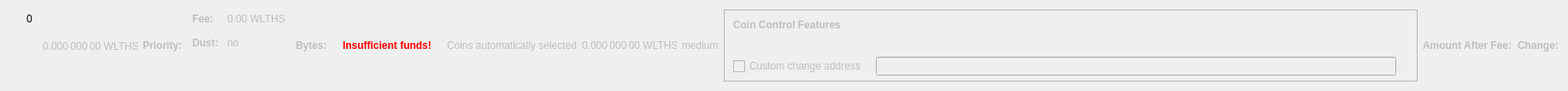
    <widget class="QWidget" name="dummyHideWidget" native="true">
     <property name="maximumSize">
      <size>
       <width>100</width>
       <height>22</height>
      </size>
     </property>
     <layout class="QHBoxLayout" name="dummyHideLayout">
      <item>
       <layout class="QFormLayout" name="formLayoutCoinControl1">
        <property name="horizontalSpacing">
         <number>10</number>
        </property>
        <property name="verticalSpacing">
         <number>14</number>
        </property>
        <property name="leftMargin">
         <number>10</number>
        </property>
        <property name="topMargin">
         <number>4</number>
        </property>
        <property name="rightMargin">
         <number>6</number>
        </property>
        <item row="0" column="1">
         <widget class="QLabel" name="labelCoinControlBytes">
          <property name="cursor">
           <cursorShape>IBeamCursor</cursorShape>
          </property>
          <property name="contextMenuPolicy">
           <enum>Qt::ActionsContextMenu</enum>
          </property>
          <property name="text">
           <string notr="true">0</string>
          </property>
          <property name="textInteractionFlags">
           <set>Qt::LinksAccessibleByMouse|Qt::TextSelectableByKeyboard|Qt::TextSelectableByMouse</set>
          </property>
         </widget>
        </item>
       </layout>
      </item>
      <item>
       <widget class="QLabel" name="labelCoinControlAfterFee">
        <property name="enabled">
         <bool>false</bool>
        </property>
        <property name="sizePolicy">
         <sizepolicy hsizetype="Fixed" vsizetype="Fixed">
          <horstretch>0</horstretch>
          <verstretch>0</verstretch>
         </sizepolicy>
        </property>
        <property name="minimumSize">
         <size>
          <width>111</width>
          <height>12</height>
         </size>
        </property>
        <property name="maximumSize">
         <size>
          <width>111</width>
          <height>12</height>
         </size>
        </property>
        <property name="cursor">
         <cursorShape>IBeamCursor</cursorShape>
        </property>
        <property name="contextMenuPolicy">
         <enum>Qt::ActionsContextMenu</enum>
        </property>
        <property name="text">
         <string notr="true">0.000 000 00 WLTHS</string>
        </property>
        <property name="textInteractionFlags">
         <set>Qt::LinksAccessibleByMouse|Qt::TextSelectableByKeyboard|Qt::TextSelectableByMouse</set>
        </property>
       </widget>
      </item>
      <item>
       <widget class="QLabel" name="labelCoinControlPriorityText">
        <property name="enabled">
         <bool>false</bool>
        </property>
        <property name="font">
         <font>
          <weight>75</weight>
          <bold>true</bold>
         </font>
        </property>
        <property name="text">
         <string>Priority:</string>
        </property>
       </widget>
      </item>
      <item>
       <layout class="QHBoxLayout" name="horizontalLayout"/>
      </item>
      <item>
       <layout class="QFormLayout" name="formLayoutCoinControl3">
        <property name="horizontalSpacing">
         <number>10</number>
        </property>
        <property name="verticalSpacing">
         <number>14</number>
        </property>
        <property name="leftMargin">
         <number>6</number>
        </property>
        <property name="topMargin">
         <number>4</number>
        </property>
        <property name="rightMargin">
         <number>6</number>
        </property>
        <item row="0" column="0">
         <widget class="QLabel" name="labelCoinControlFeeText">
          <property name="enabled">
           <bool>false</bool>
          </property>
          <property name="font">
           <font>
            <weight>75</weight>
            <bold>true</bold>
           </font>
          </property>
          <property name="text">
           <string>Fee:</string>
          </property>
          <property name="margin">
           <number>0</number>
          </property>
         </widget>
        </item>
        <item row="0" column="1">
         <widget class="QLabel" name="labelCoinControlFee">
          <property name="enabled">
           <bool>false</bool>
          </property>
          <property name="cursor">
           <cursorShape>IBeamCursor</cursorShape>
          </property>
          <property name="contextMenuPolicy">
           <enum>Qt::ActionsContextMenu</enum>
          </property>
          <property name="text">
           <string notr="true">0.00 WLTHS</string>
          </property>
          <property name="textInteractionFlags">
           <set>Qt::LinksAccessibleByMouse|Qt::TextSelectableByKeyboard|Qt::TextSelectableByMouse</set>
          </property>
         </widget>
        </item>
        <item row="1" column="0">
         <widget class="QLabel" name="labelCoinControlLowOutputText">
          <property name="enabled">
           <bool>false</bool>
          </property>
          <property name="font">
           <font>
            <weight>75</weight>
            <bold>true</bold>
           </font>
          </property>
          <property name="text">
           <string>Dust:</string>
          </property>
         </widget>
        </item>
        <item row="1" column="1">
         <widget class="QLabel" name="labelCoinControlLowOutput">
          <property name="enabled">
           <bool>false</bool>
          </property>
          <property name="cursor">
           <cursorShape>IBeamCursor</cursorShape>
          </property>
          <property name="contextMenuPolicy">
           <enum>Qt::ActionsContextMenu</enum>
          </property>
          <property name="text">
           <string>no</string>
          </property>
          <property name="textInteractionFlags">
           <set>Qt::LinksAccessibleByMouse|Qt::TextSelectableByKeyboard|Qt::TextSelectableByMouse</set>
          </property>
         </widget>
        </item>
       </layout>
      </item>
      <item>
       <widget class="QLabel" name="labelCoinControlBytesText">
        <property name="enabled">
         <bool>false</bool>
        </property>
        <property name="font">
         <font>
          <weight>75</weight>
          <bold>true</bold>
         </font>
        </property>
        <property name="text">
         <string>Bytes:</string>
        </property>
       </widget>
      </item>
      <item>
       <layout class="QFormLayout" name="formLayoutCoinControl2">
        <property name="horizontalSpacing">
         <number>10</number>
        </property>
        <property name="verticalSpacing">
         <number>14</number>
        </property>
        <property name="leftMargin">
         <number>6</number>
        </property>
        <property name="topMargin">
         <number>4</number>
        </property>
        <property name="rightMargin">
         <number>6</number>
        </property>
       </layout>
      </item>
      <item>
       <layout class="QHBoxLayout" name="horizontalLayoutCoinControl2">
        <property name="spacing">
         <number>8</number>
        </property>
        <property name="bottomMargin">
         <number>10</number>
        </property>
       </layout>
      </item>
      <item>
       <widget class="QLabel" name="labelCoinControlInsuffFunds">
        <property name="enabled">
         <bool>false</bool>
        </property>
        <property name="minimumSize">
         <size>
          <width>0</width>
          <height>0</height>
         </size>
        </property>
        <property name="font">
         <font>
          <weight>75</weight>
          <bold>true</bold>
         </font>
        </property>
        <property name="styleSheet">
         <string notr="true">color:red;font-weight:bold;</string>
        </property>
        <property name="text">
         <string>Insufficient funds!</string>
        </property>
        <property name="margin">
         <number>5</number>
        </property>
       </widget>
      </item>
      <item>
       <layout class="QFormLayout" name="formLayoutCoinControl4">
        <property name="horizontalSpacing">
         <number>10</number>
        </property>
        <property name="verticalSpacing">
         <number>14</number>
        </property>
        <property name="leftMargin">
         <number>6</number>
        </property>
        <property name="topMargin">
         <number>4</number>
        </property>
        <property name="rightMargin">
         <number>6</number>
        </property>
       </layout>
      </item>
      <item>
       <widget class="QLabel" name="labelCoinControlAutomaticallySelected">
        <property name="enabled">
         <bool>false</bool>
        </property>
        <property name="sizePolicy">
         <sizepolicy hsizetype="Fixed" vsizetype="Fixed">
          <horstretch>0</horstretch>
          <verstretch>0</verstretch>
         </sizepolicy>
        </property>
        <property name="minimumSize">
         <size>
          <width>0</width>
          <height>0</height>
         </size>
        </property>
        <property name="maximumSize">
         <size>
          <width>240</width>
          <height>16777215</height>
         </size>
        </property>
        <property name="text">
         <string>Coins automatically selected</string>
        </property>
        <property name="margin">
         <number>5</number>
        </property>
       </widget>
      </item>
      <item>
       <widget class="QLabel" name="labelCoinControlChange">
        <property name="enabled">
         <bool>false</bool>
        </property>
        <property name="sizePolicy">
         <sizepolicy hsizetype="Fixed" vsizetype="Fixed">
          <horstretch>0</horstretch>
          <verstretch>0</verstretch>
         </sizepolicy>
        </property>
        <property name="minimumSize">
         <size>
          <width>111</width>
          <height>0</height>
         </size>
        </property>
        <property name="maximumSize">
         <size>
          <width>111</width>
          <height>16777215</height>
         </size>
        </property>
        <property name="cursor">
         <cursorShape>IBeamCursor</cursorShape>
        </property>
        <property name="contextMenuPolicy">
         <enum>Qt::ActionsContextMenu</enum>
        </property>
        <property name="text">
         <string notr="true">0.000 000 00 WLTHS</string>
        </property>
        <property name="textInteractionFlags">
         <set>Qt::LinksAccessibleByMouse|Qt::TextSelectableByKeyboard|Qt::TextSelectableByMouse</set>
        </property>
       </widget>
      </item>
      <item>
       <widget class="QLabel" name="labelCoinControlPriority">
        <property name="enabled">
         <bool>false</bool>
        </property>
        <property name="cursor">
         <cursorShape>IBeamCursor</cursorShape>
        </property>
        <property name="contextMenuPolicy">
         <enum>Qt::ActionsContextMenu</enum>
        </property>
        <property name="text">
         <string>medium</string>
        </property>
        <property name="textInteractionFlags">
         <set>Qt::LinksAccessibleByMouse|Qt::TextSelectableByKeyboard|Qt::TextSelectableByMouse</set>
        </property>
       </widget>
      </item>
      <item>
       <widget class="QFrame" name="frameCoinControl">
        <property name="sizePolicy">
         <sizepolicy hsizetype="Expanding" vsizetype="Expanding">
          <horstretch>0</horstretch>
          <verstretch>0</verstretch>
         </sizepolicy>
        </property>
        <property name="maximumSize">
         <size>
          <width>16777215</width>
          <height>16777215</height>
         </size>
        </property>
        <property name="frameShape">
         <enum>QFrame::StyledPanel</enum>
        </property>
        <property name="frameShadow">
         <enum>QFrame::Sunken</enum>
        </property>
        <layout class="QVBoxLayout" name="verticalLayoutCoinControl2_2">
         <property name="spacing">
          <number>0</number>
         </property>
         <property name="leftMargin">
          <number>0</number>
         </property>
         <property name="topMargin">
          <number>0</number>
         </property>
         <property name="rightMargin">
          <number>0</number>
         </property>
         <property name="bottomMargin">
          <number>6</number>
         </property>
         <item>
          <layout class="QVBoxLayout" name="verticalLayoutCoinControl" stretch="0,0,0,1">
           <property name="spacing">
            <number>0</number>
           </property>
           <property name="leftMargin">
            <number>10</number>
           </property>
           <property name="topMargin">
            <number>10</number>
           </property>
           <item>
            <layout class="QHBoxLayout" name="horizontalLayoutCoinControl1">
             <property name="bottomMargin">
              <number>15</number>
             </property>
             <item>
              <widget class="QLabel" name="labelCoinControlFeatures">
               <property name="enabled">
                <bool>false</bool>
               </property>
               <property name="sizePolicy">
                <sizepolicy hsizetype="Preferred" vsizetype="Maximum">
                 <horstretch>0</horstretch>
                 <verstretch>0</verstretch>
                </sizepolicy>
               </property>
               <property name="font">
                <font>
                 <weight>75</weight>
                 <bold>true</bold>
                </font>
               </property>
               <property name="styleSheet">
                <string notr="true">font-weight:bold;</string>
               </property>
               <property name="text">
                <string>Coin Control Features</string>
               </property>
              </widget>
             </item>
            </layout>
           </item>
           <item>
            <widget class="QWidget" name="widgetCoinControl" native="true">
             <property name="sizePolicy">
              <sizepolicy hsizetype="Preferred" vsizetype="Preferred">
               <horstretch>0</horstretch>
               <verstretch>0</verstretch>
              </sizepolicy>
             </property>
             <property name="minimumSize">
              <size>
               <width>0</width>
               <height>0</height>
              </size>
             </property>
             <property name="styleSheet">
              <string notr="true"/>
             </property>
             <layout class="QHBoxLayout" name="horizontalLayoutCoinControl5_2">
              <property name="leftMargin">
               <number>0</number>
              </property>
              <property name="topMargin">
               <number>0</number>
              </property>
              <property name="rightMargin">
               <number>0</number>
              </property>
              <property name="bottomMargin">
               <number>0</number>
              </property>
              <item>
               <layout class="QHBoxLayout" name="horizontalLayoutCoinControl3">
                <property name="spacing">
                 <number>20</number>
                </property>
                <property name="topMargin">
                 <number>0</number>
                </property>
                <property name="bottomMargin">
                 <number>10</number>
                </property>
               </layout>
              </item>
             </layout>
            </widget>
           </item>
           <item>
            <layout class="QHBoxLayout" name="horizontalLayoutCoinControl4" stretch="0,0,0">
             <property name="spacing">
              <number>12</number>
             </property>
             <property name="sizeConstraint">
              <enum>QLayout::SetDefaultConstraint</enum>
             </property>
             <property name="topMargin">
              <number>5</number>
             </property>
             <property name="rightMargin">
              <number>5</number>
             </property>
             <item>
              <widget class="QCheckBox" name="checkBoxCoinControlChange">
               <property name="enabled">
                <bool>false</bool>
               </property>
               <property name="toolTip">
                <string>If this is activated, but the change address is empty or invalid, change will be sent to a newly generated address.</string>
               </property>
               <property name="text">
                <string>Custom change address</string>
               </property>
              </widget>
             </item>
             <item>
              <widget class="QValidatedLineEdit" name="lineEditCoinControlChange">
               <property name="enabled">
                <bool>false</bool>
               </property>
               <property name="sizePolicy">
                <sizepolicy hsizetype="Expanding" vsizetype="Fixed">
                 <horstretch>0</horstretch>
                 <verstretch>0</verstretch>
                </sizepolicy>
               </property>
              </widget>
             </item>
             <item>
              <widget class="QLabel" name="labelCoinControlChangeLabel_2">
               <property name="sizePolicy">
                <sizepolicy hsizetype="Preferred" vsizetype="Expanding">
                 <horstretch>0</horstretch>
                 <verstretch>0</verstretch>
                </sizepolicy>
               </property>
               <property name="minimumSize">
                <size>
                 <width>0</width>
                 <height>0</height>
                </size>
               </property>
               <property name="text">
                <string/>
               </property>
               <property name="margin">
                <number>3</number>
               </property>
              </widget>
             </item>
            </layout>
           </item>
           <item>
            <spacer name="verticalSpacerCoinControl">
             <property name="orientation">
              <enum>Qt::Vertical</enum>
             </property>
             <property name="sizeHint" stdset="0">
              <size>
               <width>800</width>
               <height>1</height>
              </size>
             </property>
            </spacer>
           </item>
          </layout>
         </item>
        </layout>
       </widget>
      </item>
      <item>
       <widget class="QLabel" name="labelCoinControlAfterFeeText">
        <property name="enabled">
         <bool>false</bool>
        </property>
        <property name="minimumSize">
         <size>
          <width>0</width>
          <height>0</height>
         </size>
        </property>
        <property name="maximumSize">
         <size>
          <width>16777215</width>
          <height>16777215</height>
         </size>
        </property>
        <property name="font">
         <font>
          <weight>75</weight>
          <bold>true</bold>
         </font>
        </property>
        <property name="text">
         <string>Amount After Fee:</string>
        </property>
        <property name="alignment">
         <set>Qt::AlignLeading|Qt::AlignLeft|Qt::AlignVCenter</set>
        </property>
        <property name="margin">
         <number>0</number>
        </property>
       </widget>
      </item>
      <item>
       <widget class="QLabel" name="labelCoinControlChangeText">
        <property name="enabled">
         <bool>false</bool>
        </property>
        <property name="sizePolicy">
         <sizepolicy hsizetype="Preferred" vsizetype="Preferred">
          <horstretch>0</horstretch>
          <verstretch>0</verstretch>
         </sizepolicy>
        </property>
        <property name="minimumSize">
         <size>
          <width>0</width>
          <height>0</height>
         </size>
        </property>
        <property name="maximumSize">
         <size>
          <width>16777215</width>
          <height>16777215</height>
         </size>
        </property>
        <property name="font">
         <font>
          <weight>75</weight>
          <bold>true</bold>
         </font>
        </property>
        <property name="text">
         <string>Change:</string>
        </property>
        <property name="alignment">
         <set>Qt::AlignLeading|Qt::AlignLeft|Qt::AlignVCenter</set>
        </property>
       </widget>
      </item>
     </layout>
    </widget>
